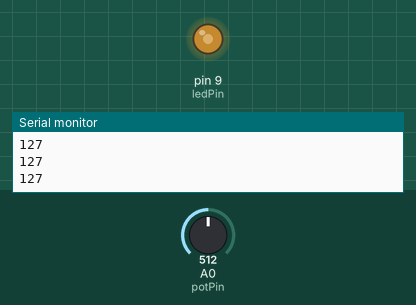
The sketch below on a simulated Arduino Uno, built with avr-gcc and run on an emulated ATmega328P. Shown: output pins drawn as LEDs (lit = HIGH), the last lines printed to the serial monitor. The inputs (shaded band) are chosen by the test bench; at power-on: A0 (potPin) = 512.

Above: at 1.2 s.
1.3 s: A0 (potPin) set to 716
At 2.4 s:
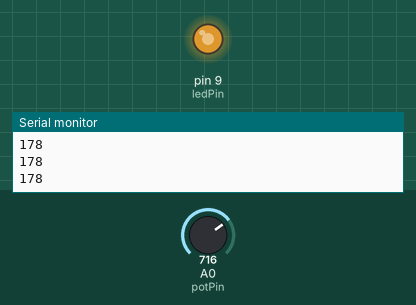
2.8 s: A0 (potPin) set to 900
At 3.6 s:
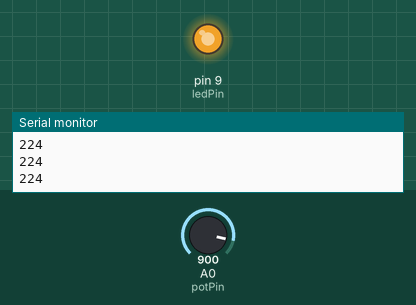
4.3 s: A0 (potPin) set to 122
At 4.7 s:
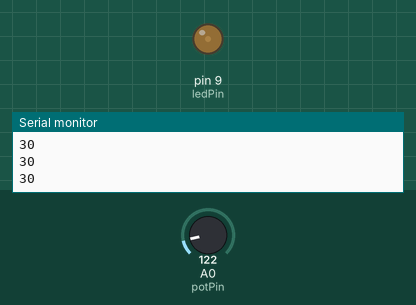
5.8 s: A0 (potPin) set to 0
At 7.0 s:
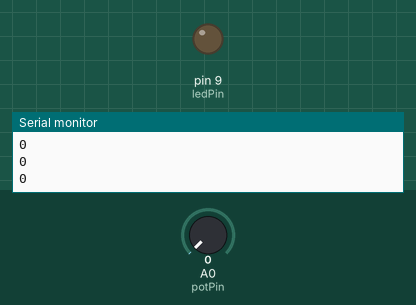
7.3 s: A0 (potPin) set to 511
At 8.1 s:
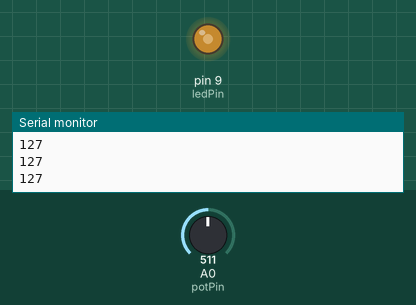
Timing chart, 0 to 9.8 s (numbered marks = the images above; inputs shaded):
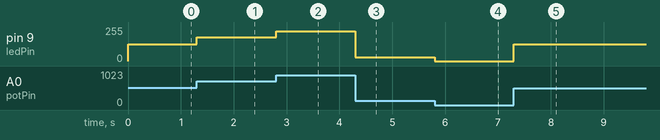

Measured:
- after the input at 1.3 s, pin 9 (ledPin): 127/255 → 178/255 at once
- after the input at 2.8 s, pin 9 (ledPin): 178/255 → 224/255 at once
- after the input at 4.3 s, pin 9 (ledPin): 224/255 → 30/255 at once
- after the input at 5.8 s, pin 9 (ledPin): 30/255 → 0/255 at once
- after the input at 7.3 s, pin 9 (ledPin): 0/255 → 127/255 at once

The sketch:

sketch_aug28width.ino
```cpp
int potPin = A0;
int ledPin = 9;
int valorPot = 0;
int potMap = 0;
int intenLed = 0;

void setup() {
  pinMode(ledPin, OUTPUT);
  Serial.begin(9600);

}

void loop() {

   valorPot = analogRead(potPin);
  potMap = map(valorPot,0,1023,0,255);
  intenLed = potMap;


  analogWrite(ledPin, intenLed);
  Serial.println(intenLed);

}
```
